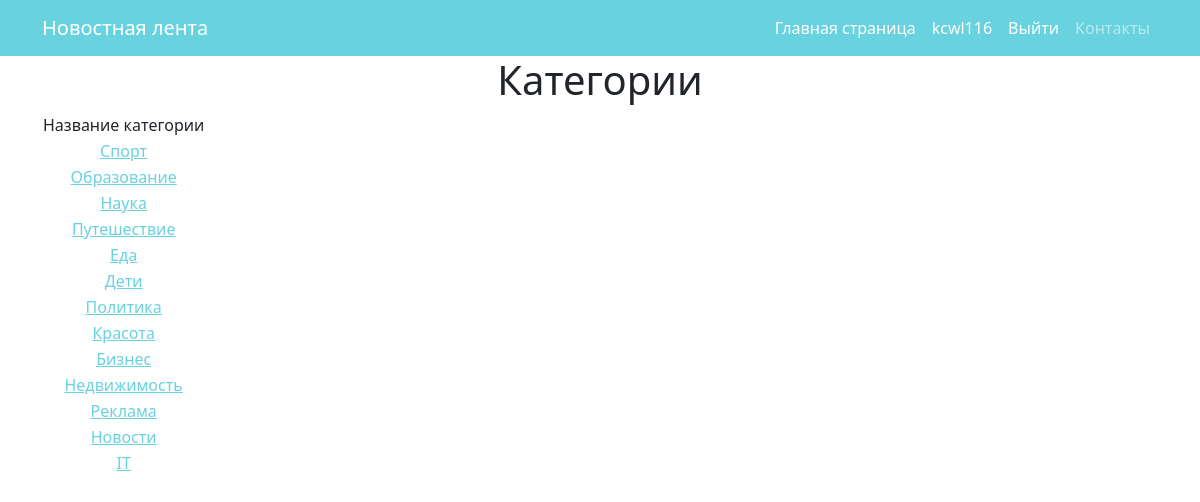
Screenshot of /news/category_list/ (signed in) with the database file from the repository.
### news/models.py (models this page shows, shortened)
class Category(models.Model):
    name = models.CharField(max_length=40, unique=True)
    subscriber = models.ManyToManyField(User, through='CategorySubscribe', related_name='categories')

### news/views.py (the view)
# urls.py: path('category_list/', CategoryList.as_view(), name='category_list'),
class CategoryList(ListView):
    model = Category
    template_name = 'categories/category_list.html'
    context_object_name = 'category'

### templates/categories/category_list.html (shortened to what this page needs)
{% extends 'flatpages/default.html' %}
{% load custom_filters %}
{% block content %}
<h1>Категории </h1>
{% if category %}
    <table>
        {% load cache %}
        {% cache 60 posts%}
        <tr>
            <td> Название категории </td>
        </tr>
        {% for cats in category %}
        <tr>
            <td> <a href="{% url 'category' cats.id %}">{{ cats.name }} </a> </td>
        </tr>
        {% endfor %}
        {% endcache %}
    </table>
{% else %}
<h2> Категорий нет </h2>
{% endif %}
{% endblock content %}

### templates/flatpages/default.html (shortened to what this page needs)
<!DOCTYPE html>
<html lang="en">
    <head>
        {% load static %}
       <link href="{% static 'css/styles.css' %}" rel="stylesheet" />
    </head>
    <body>
        <nav class="navbar navbar-expand-lg navbar-dark bg-dark">
            <div class="container">
                <a class="navbar-brand" href="/news/">Новостная лента</a>
                <div class="collapse navbar-collapse" id="navbarSupportedContent">
                    <ul class="navbar-nav ms-auto mb-2 mb-lg-0">
                        <li class="nav-item"><a class="nav-link active" aria-current="page" href="/news/">Главная страница</a></li>
                        <li class="nav-item"><a class="nav-link active" aria-current="page" href="/">{{request.user.username}}</a></li>
                        <li class="nav-item"><a class="nav-link active" aria-current="page" href="/sign/logout/">Выйти</a></li>
                        <li class="nav-item"><a class="nav-link" href="/contact/">Контакты</a></li>
                    </ul>
                </div>
            </div>
        </nav>
        <div class="container">
           <div class="row">
               <div class="col-lg-12 text-center">
                   {% block content %}{% endblock content %}
               </div>
           </div>
        </div>
    </body>
</html>

### rows the page displays
Category: name "Спорт"
Category: name "Образование"
Category: name "Наука"
Category: name "Путешествие"
Category: name "Еда"
Category: name "Дети"
Category: name "Политика"
Category: name "Красота"
Category: name "Бизнес"
Category: name "Недвижимость"
Category: name "Реклама"
Category: name "Новости"
Category: name "IT"

### other values shown
{{ request.user.username }} "kcwl116"
